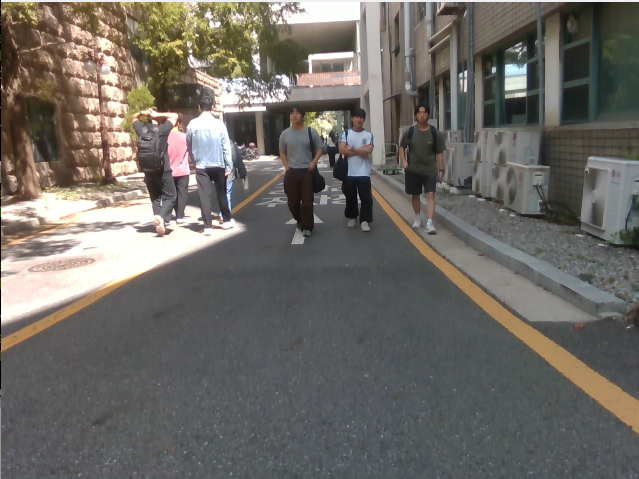
#> input picture src/camera_perception_pkg/camera_perception_pkg/324214.png, 1277 x 958 px (shown at 1/2 size)
$ python cali.py
#> lines starting #> are read from the running program, lines starting #| are printed output that depends on the picture
# calibration_tuner.py
import cv2
import numpy as np

#경로 끝 png 파일 이름 변경
# --- 설정 ---
IMAGE_PATH = '324214.png' # 캘리브레이션에 사용할 이미지 파일 경로
# \\wsl.localhost\Ubuntu-22.04\home\jeanho\ros2_ws\src\camera_perception_pkg\camera_perception_pkg\lib\Collected_Datasets\data1\0_steer_0_left_speed_40_right_speed_40.png
IMAGE_WIDTH = 640  # 이미지 너비
IMAGE_HEIGHT = 480 # 이미지 높이

# 클릭한 좌표를 저장할 리스트
src_points = []

# 마우스 클릭 콜백 함수
def mouse_callback(event, x, y, flags, param):
    global src_points
    if event == cv2.EVENT_LBUTTONDOWN:
        if len(src_points) < 4:
            src_points.append([x, y])
            print(f"클릭한 좌표: [{x}, {y}], {len(src_points)}/4 완료")
        if len(src_points) == 4:
            print("\n4개 좌표 선택 완료. src_points:", src_points)
            update_perspective()

# 버드아이뷰 업데이트 및 표시 함수
def update_perspective():
    global src_points
    if len(src_points) < 4:
        return

    # 정수형으로 변환
    src_np = np.array(src_points, dtype=np.float32)

    # 목적 좌표 (결과물이 될 직사각형)
    # dst_points_ratio 파라미터와 동일한 로직으로 계산
    dst_ratio = [0.3, 0.0, 0.7, 0.0, 0.7, 1.0, 0.3, 1.0]
    dst_np = np.array([
        [IMAGE_WIDTH * dst_ratio[0], IMAGE_HEIGHT * dst_ratio[1]],
        [IMAGE_WIDTH * dst_ratio[2], IMAGE_HEIGHT * dst_ratio[3]],
        [IMAGE_WIDTH * dst_ratio[4], IMAGE_HEIGHT * dst_ratio[5]],
        [IMAGE_WIDTH * dst_ratio[6], IMAGE_HEIGHT * dst_ratio[7]],
    ], dtype=np.float32)

    # 투시 변환 행렬 계산
    M = cv2.getPerspectiveTransform(src_np, dst_np)
    # 투시 변환 적용
    warped_img = cv2.warpPerspective(img, M, (IMAGE_WIDTH, IMAGE_HEIGHT))

    cv2.imshow('Bird-eye View Result', warped_img)
    print("\nLaunch 파일에 넣을 파라미터 값:")
    # launch 파일에 넣기 쉬운 형태로 출력
    flat_list = [int(p) for point in src_points for p in point]
    print(f"perspective.src_points:={flat_list}")


# 메인 로직
img = cv2.imread(IMAGE_PATH)
#> img is the input picture: shape (958, 1277, 3); mean B, G, R 100.6, 105.9, 109.4
if img is None:
    print("이미지를 불러올 수 없습니다. IMAGE_PATH를 확인하세요.")
else:
    img = cv2.resize(img, (IMAGE_WIDTH, IMAGE_HEIGHT))
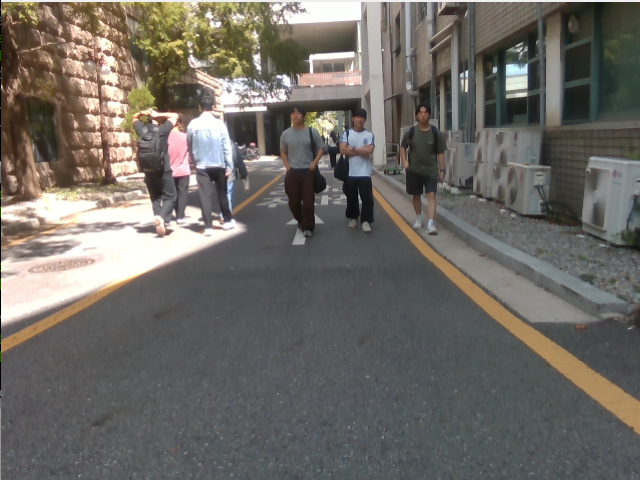
#> img: shape (480, 640, 3); mean B, G, R 100.5, 105.8, 109.4
    cv2.imshow('Original Image - Click 4 points', img)
    cv2.setMouseCallback('Original Image - Click 4 points', mouse_callback)

    print("원본 이미지에서 차선이 만드는 사다리꼴의 꼭짓점 4개를 **왼쪽 위 -> 오른쪽 위 -> 오른쪽 아래 -> 왼쪽 아래** 순서로 클릭하세요.")

    while True:
        key = cv2.waitKey(1) & 0xFF
#> (key q is pressed here)
        # 'r' 키를 누르면 좌표 초기화
        if key == ord('r'):
            src_points = []
            print("\n좌표를 초기화합니다. 다시 클릭하세요.")
            cv2.destroyWindow('Bird-eye View Result')
        # 'q' 키를 누르면 종료
        elif key == ord('q'):
            break

    cv2.destroyAllWindows()

$ run again, with src/camera_perception_pkg/camera_perception_pkg/12.png copied over src/camera_perception_pkg/camera_perception_pkg/324214.png
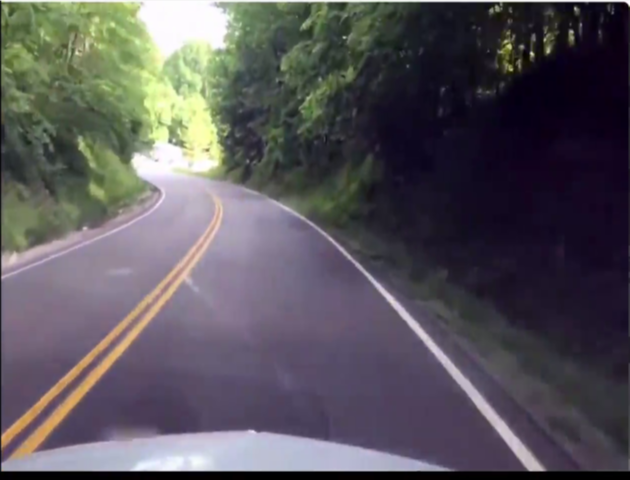
#> input picture src/camera_perception_pkg/camera_perception_pkg/12.png, 1259 x 959 px (shown at 1/2 size)
#> img is the input picture: shape (959, 1259, 3); mean B, G, R 90.4, 84.8, 88.6
#> `img = cv2.resize(img, (IMAGE_WIDTH, IMAGE_HEIGHT))`:
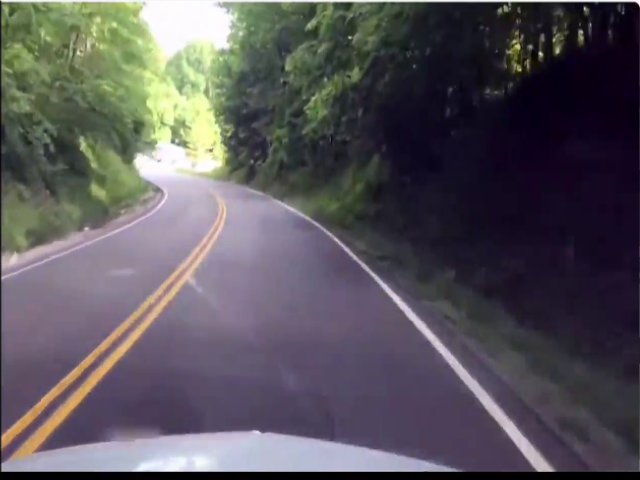
#> img: shape (480, 640, 3); mean B, G, R 90.3, 84.8, 88.5

$ run again, with src/camera_perception_pkg/camera_perception_pkg/3.png copied over src/camera_perception_pkg/camera_perception_pkg/324214.png
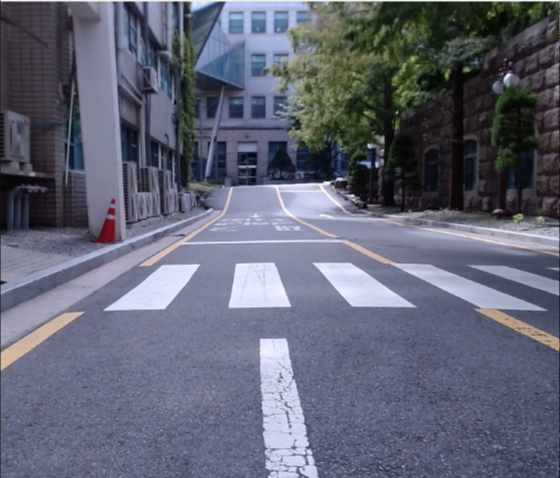
#> input picture src/camera_perception_pkg/camera_perception_pkg/3.png, 1120 x 956 px (shown at 1/2 size)
#> img is the input picture: shape (956, 1120, 3); mean B, G, R 116.4, 100.7, 97.4
#> `img = cv2.resize(img, (IMAGE_WIDTH, IMAGE_HEIGHT))`:
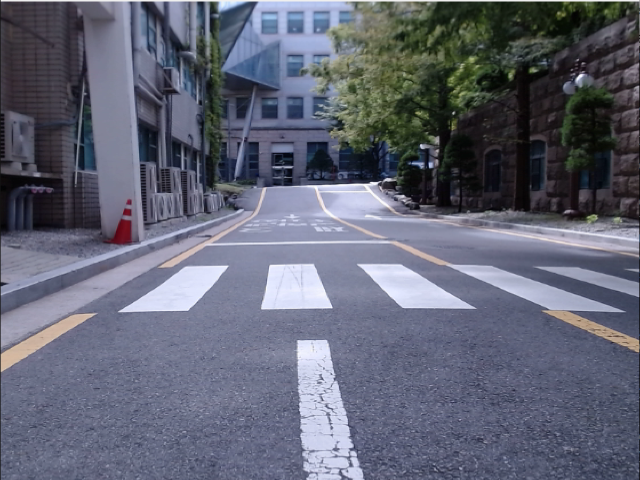
#> img: shape (480, 640, 3); mean B, G, R 116.3, 100.6, 97.3

$ run again, with src/camera_perception_pkg/camera_perception_pkg/43.png copied over src/camera_perception_pkg/camera_perception_pkg/324214.png
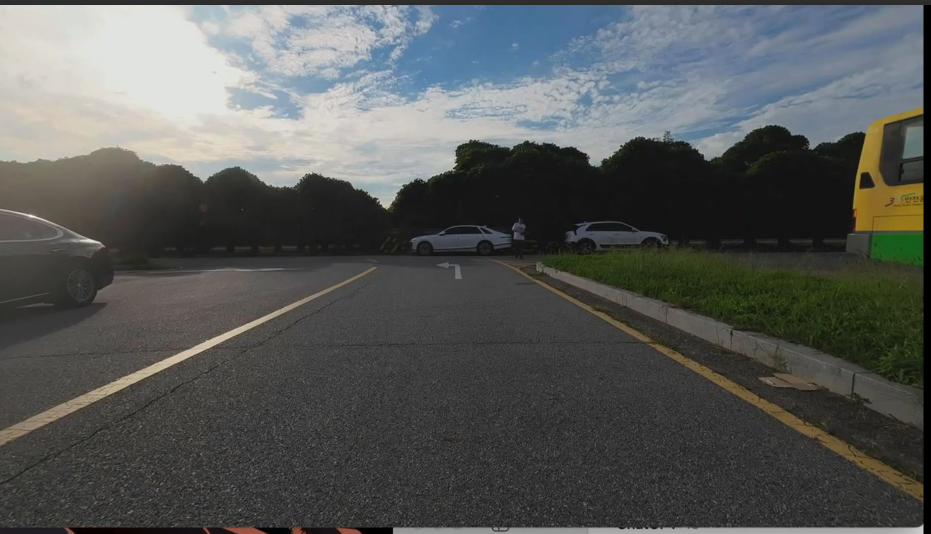
#> input picture src/camera_perception_pkg/camera_perception_pkg/43.png, 1861 x 1067 px (shown at 1/2 size)
#> img is the input picture: shape (1067, 1861, 3); mean B, G, R 87.1, 88.6, 86.1
#> `img = cv2.resize(img, (IMAGE_WIDTH, IMAGE_HEIGHT))`:
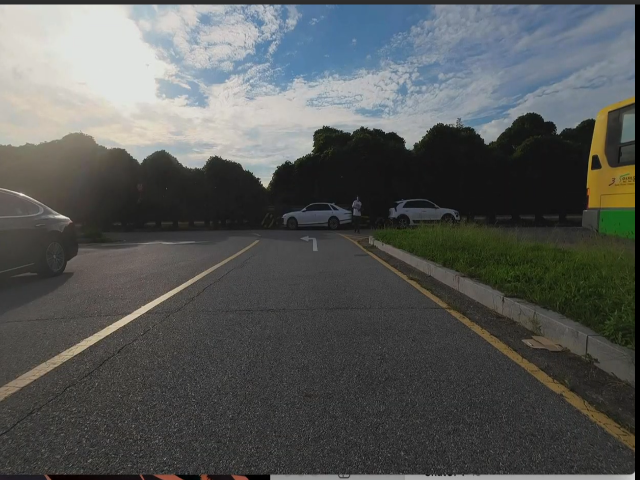
#> img: shape (480, 640, 3); mean B, G, R 87, 88.4, 86
